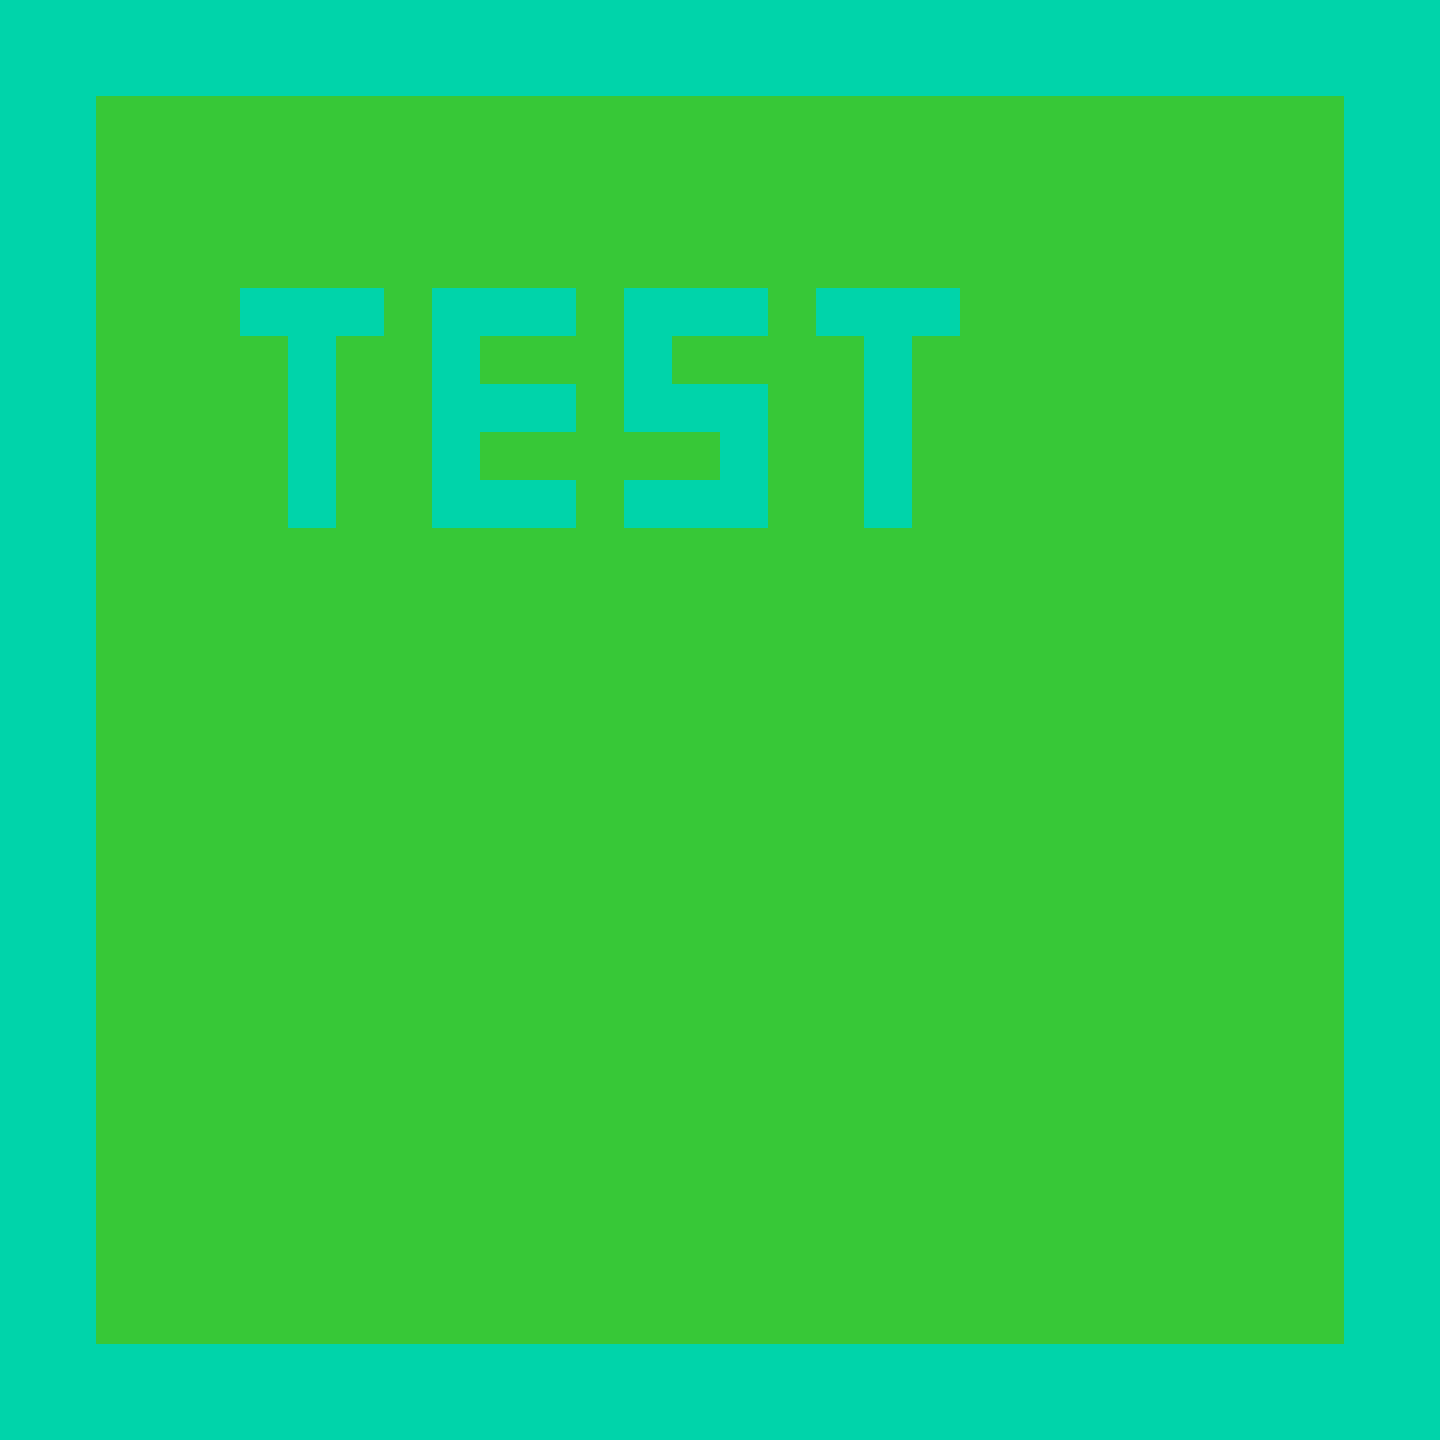

Below is a game level as drawn by its tile map, then a one-line description and the .tmx that defines it (tile-layer data replaced by summaries):
An orthogonal 30x30 tile map with 48x48 px tiles, 1 tile layer (Tile Layer 1).

<map version="1.0" orientation="orthogonal" renderorder="right-up" width="30" height="30" tilewidth="48" tileheight="48" nextobjectid="1">
 <tileset firstgid="1" name="floorpack" tilewidth="48" tileheight="48" spacing="2" tilecount="2" columns="2">
  <image source="floorpack.png" width="128" height="64" />
  <tile id="0">
   <properties>
    <property name="blocked" value="" />
   </properties>
  </tile>
 </tileset>
 <layer name="Tile Layer 1" width="30" height="30">
  <data>[900 cells, 900 non-empty, 2 distinct tile ids]</data>
 </layer>
</map>
